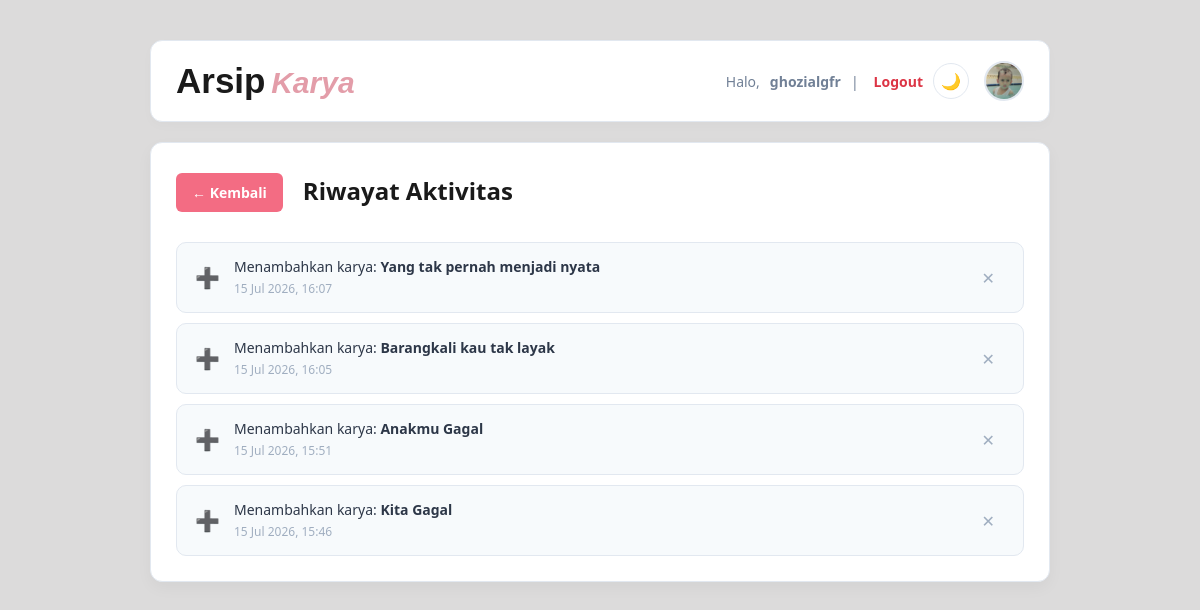
Page /riwayat.php (signed in) on the committed database.
### tables this page shows
CREATE TABLE `users` (
  `id` int(11) NOT NULL,
  `username` varchar(50) NOT NULL,
  `nama` varchar(100) DEFAULT NULL,
  `foto` varchar(255) DEFAULT NULL,
  `password` varchar(255) NOT NULL
);

CREATE TABLE `aktivitas` (
  `id` int(11) NOT NULL,
  `user_id` int(11) NOT NULL,
  `aksi` varchar(20) NOT NULL,
  `judul` varchar(255) NOT NULL,
  `waktu` datetime DEFAULT current_timestamp()
);

### functions.php (called while the page is built, shortened)
<?php
$conn = mysqli_connect("localhost", "root", "", "arsipkarya");
function query($query){
    global $conn;
    $result = mysqli_query($conn, $query);
    $rows = [];
    while($row = mysqli_fetch_assoc($result)){
        $rows[] = $row;
    }
    return $rows;
}
function getAktivitas($limit = 15) {
    $user_id = $_SESSION['user_id'];
    $limit = (int) $limit;
    return query("SELECT * FROM aktivitas WHERE user_id = $user_id ORDER BY waktu DESC LIMIT $limit");
}
function getUserById($id) {
    $id = (int) $id;
    $result = query("SELECT * FROM users WHERE id = $id");
    return $result[0] ?? null;
}

### riwayat.php (the view, shortened to what this page needs)
<?php
require 'functions.php';
$user = getUserById($_SESSION["user_id"]);
$log = getAktivitas(20);
$iconAksi = [
    'tambah' => '➕',
    'ubah'   => '✏️',
    'hapus'  => '🗑️',
];
$labelAksi = [
    'tambah' => 'Menambahkan karya',
    'ubah'   => 'Mengubah karya',
    'hapus'  => 'Menghapus karya',
];
?>
<!DOCTYPE html>
<html lang="id">
<head>
    <link rel="stylesheet" href="style.css">
</head>
<body>
    <div class="container-index">
        <header class="header-dashboard">
            <h1><span class="a">Arsip</span> <span class="k">Karya</span></h1>
            <div class="user-info">
                Halo, <strong><?= htmlspecialchars($_SESSION["username"]); ?></strong> | <a href="logout.php">Logout</a>
                <button id="btnTheme" class="btn-theme" title="Ganti tema">🌙</button>
                <a href="profil.php" class="link-profil">
                    <?php if (!empty($user["foto"])): ?>
                        <img src="img/<?= htmlspecialchars($user["foto"]); ?>" alt="Foto Profil" class="foto-profil-kecil">
                    <?php else: ?>
                        <img src="img/default-profil.png" alt="Foto Profil" class="foto-profil-kecil">
                    <?php endif; ?>
                </a>
            </div>
        </header>
        <main class="main-content">
            <div class="action-bar">
                <a href="index.php" class="btn-secondary">&larr; Kembali</a>
                <h2 style="margin:0;">Riwayat Aktivitas</h2>
            </div>
            <div class="list-riwayat">
                <?php if (count($log) == 0): ?>
                    <p class="empty-state">Belum ada aktivitas yang tercatat.</p>
                <?php else: ?>
                    <?php foreach ($log as $item): ?>
                        <div class="item-riwayat item-<?= $item['aksi']; ?>">
                            <div class="info-riwayat">
                                <span class="icon-riwayat"><?= $iconAksi[$item['aksi']] ?? '•'; ?></span>
                                <div class="teks-riwayat">
                                    <p><?= $labelAksi[$item['aksi']] ?? $item['aksi']; ?>: <strong><?= htmlspecialchars($item['judul']); ?></strong></p>
                                    <small><?= date('d M Y, H:i', strtotime($item['waktu'])); ?></small>
                                </div>
                            </div>
                            <a href="hapus_riwayat.php?id=<?= $item['id']; ?>"
                            onclick="return confirm('Hapus riwayat ini?')"
                            class="btn-hapus-riwayat" title="Hapus">✕</a>
                        </div>
                    <?php endforeach; ?>
                <?php endif; ?>
            </div>
        </main>
    </div>
</body>
</html>

### style.css (style rules this page uses)
:root { --bg-page: #dcdbdb; --bg-surface: #ffffff; --bg-surface-2: #f7fafc; --border: #e2e8f0; --border-soft: #f0f0f0; --teks: #1a1a1a; --teks-judul: #2d3748; --teks-muted: #718096; --teks-faint: #a0aec0; --teks-label: #555; --shadow-card: 0 6px 16px rgba(0, 0, 0, 0.04); --shadow-header: 0 4px 12px rgba(0, 0, 0, 0.02); --aksen-pink: #e39da9; --aksen-pink-hover: #f36c83; }
* { margin: 0; padding: 0; box-sizing: border-box; font-family: "Segoe UI", Tahoma, Geneva, Verdana, sans-serif; }
body { background-color: var(--bg-page); display: flex; justify-content: center; align-items: flex-start; min-height: 100vh; margin: 0; padding: 40px 20px; transition: background-color 0.2s ease; }
h1 { font-size: 24px; margin-bottom: 20px; color: var(--teks); text-align: center; }
button { width: 100%; padding: 12px; background-color: var(--aksen-pink); color: white; border: none; border-radius: 6px; font-size: 15px; font-weight: bold; cursor: pointer; transition: background 0.2s ease; }
.btn-secondary { background-color: #6c757d; margin-top: 5px; }
a.btn-secondary { display: inline-flex; align-items: center; justify-content: center; background-color: #f36c83; color: #ffffff; text-decoration: none; padding: 10px 16px; border-radius: 6px; font-size: 14px; font-weight: 600; width: auto; }
.container-index { width: 100%; max-width: 900px; background: transparent; padding: 0; box-shadow: none; }
.header-dashboard { display: flex; justify-content: space-between; align-items: center; background: var(--bg-surface); padding: 20px 25px; border-radius: 12px; margin-bottom: 20px; border: 1px solid var(--border); box-shadow: var(--shadow-header); }
.header-dashboard h1 { margin: 0; font-size: 22px; font-weight: 700; color: var(--teks); }
span.a { font-family: Verdana, Geneva, Tahoma, sans-serif; color: var(--teks); font-size: 35px; }
span.k { color: var(--aksen-pink); font-style: italic; font-size: 30px; font-family: Verdana, Geneva, Tahoma, sans-serif; }
.user-info { font-size: 14px; color: var(--teks-muted); display: flex; align-items: center; gap: 10px; }
.user-info a { color: #dc3545; text-decoration: none; font-weight: 600; margin-left: 5px; }
.btn-theme { background: transparent; border: 1px solid var(--border); border-radius: 50%; width: 36px; height: 36px; min-width: 36px; display: inline-flex; align-items: center; justify-content: center; cursor: pointer; font-size: 16px; padding: 0; }
.foto-profil-kecil { width: 40px; height: 40px; border-radius: 50%; object-fit: cover; border: 2px solid var(--border); }
.link-profil { display: inline-flex; align-items: center; line-height: 0; }
.main-content { background: var(--bg-surface); border-radius: 12px; padding: 25px; border: 1px solid var(--border); box-shadow: var(--shadow-card); }
.action-bar { display: flex; align-items: center; gap: 20px; margin-bottom: 30px; }
.action-bar h2 { margin: 0; color: var(--teks); }
.list-riwayat { display: flex; flex-direction: column; gap: 10px; }
.item-riwayat { display: flex; align-items: center; justify-content: space-between; gap: 14px; background: var(--bg-surface-2); border: 1px solid var(--border); border-radius: 10px; padding: 14px 18px; }
.btn-hapus-riwayat { color: var(--teks-faint); text-decoration: none; font-size: 16px; padding: 4px 10px; border-radius: 6px; flex-shrink: 0; }
.info-riwayat { display: flex; align-items: center; gap: 14px; }
.icon-riwayat { font-size: 20px; flex-shrink: 0; }
.teks-riwayat p { margin: 0; font-size: 14px; color: var(--teks-judul); }
.teks-riwayat small { color: var(--teks-faint); font-size: 12px; }

### rows in the picture
users: foto (picture)
aktivitas: aksi "➕", aksi "Menambahkan karya", judul "Yang tak pernah menjadi nyata", waktu "15 Jul 2026, 16:07"
aktivitas: aksi "➕", aksi "Menambahkan karya", judul "Barangkali kau tak layak", waktu "15 Jul 2026, 16:05"
aktivitas: aksi "➕", aksi "Menambahkan karya", judul "Anakmu Gagal", waktu "15 Jul 2026, 15:51"
aktivitas: aksi "➕", aksi "Menambahkan karya", judul "Kita Gagal", waktu "15 Jul 2026, 15:46"

### other values in the picture
$_SESSION["username"] "ghozialgfr"
